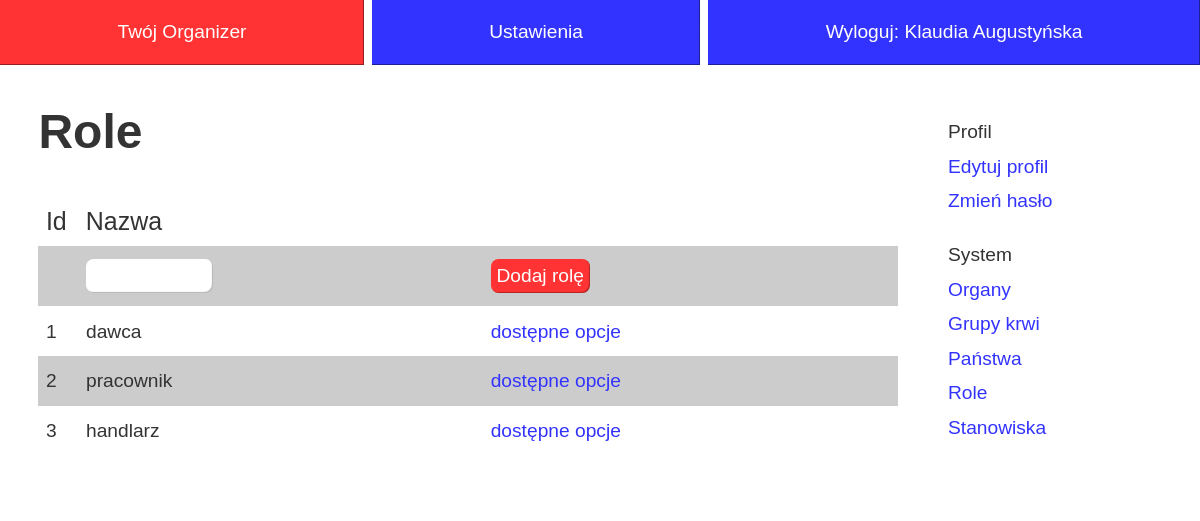
The app's page /index.php?id=ustawienia&set=role (signed in) with its own data.
### tables this page shows
CREATE TABLE IF NOT EXISTS `role` (
  `id` int(11) NOT NULL AUTO_INCREMENT,
  `nazwa` varchar(40) NOT NULL,
  PRIMARY KEY (`id`)
);

### src/role.php (called while the page is built, shortened)
<?php
class Role {
	static public function GetAll() {
		global $mysqli;
		$result = $mysqli->query("
			SELECT *
			FROM role
		");
		if ($result->num_rows > 0) {
			$tablica  = array();
			while ($row = $result->fetch_assoc())
				$tablica[] = $row;
			return $tablica;
		}
		return NULL;
	}
}
?>

### pages/set/role-lista.php (the view, shortened to what this page needs)
	<article>
		<h1>Role</h1>
<?php
	$role = Role::GetAll();
?>
                <form action="" method="post" class="blank">
		<table>
			<thead>
				<tr>
					<td class="id">Id</td>
					<td>Nazwa</td>
					<td></td>
				</tr>
			</thead>
			<tbody>
                                                                <td></td>
                                    <td><input type="text" name="nazwa" /></td>
                                    <td>
                                        <input type="submit" name="dodaj" value="Dodaj rolę" /></td>
<?php
	foreach ($role as $r) {
?>
				<tr>
					<td><?=$r['id']?></td>
					<td><?=$r['nazwa']?></td>
					<td><a href="?id=ustawienia&amp;set=role&amp;metoda=opcje&amp;co=<?=$r['id']?>">dostępne opcje</a></td>
				</tr>
<?php
	}
?>
			</tbody>
		</table>
                    </form>

### style.css (style rules this page uses)
* { margin:0; padding:0 }
a { text-decoration:none }
html { font-family: sans-serif; font-size: 1.2em; line-height: 1.8em;color:#333;overflow-y:scroll }
#content article { display:block;padding:2em; padding-top:0 }
#content h1 { font-size: 2.5em; margin-bottom:1em }
table { width:100%;border-collapse:collapse;line-height:1.2em }
thead { font-weight:normal; font-size:1.3em; }
thead td { padding:.5em .3em }
tbody td { padding:.7em .4em }
tbody tr:nth-child(2n+1) { background: #ccc; }
#content a { color:#3333ff; }
.blank input[type=text], .blank input[type=number] { background:#fff; border:0; font-size: inherit; padding: .3em;width:6em;box-shadow:inset -1px -1px 1px rgba(0,0,0,.3);border-radius:.4em; }
.blank input[type=submit] { background:#ff3333;color:#fff;border:0; font-size: inherit; padding: .3em;cursor:pointer; box-shadow:inset -1px -1px 1px rgba(0,0,0,.3);border-radius:.4em }
.id { width:1em }

### records on screen
role: id "1", nazwa "dawca"
role: id "2", nazwa "pracownik"
role: id "3", nazwa "handlarz"

### other values on screen
$_SESSION['user']->imie "Klaudia"
$_SESSION['user']->nazwisko "Augustyńska"
